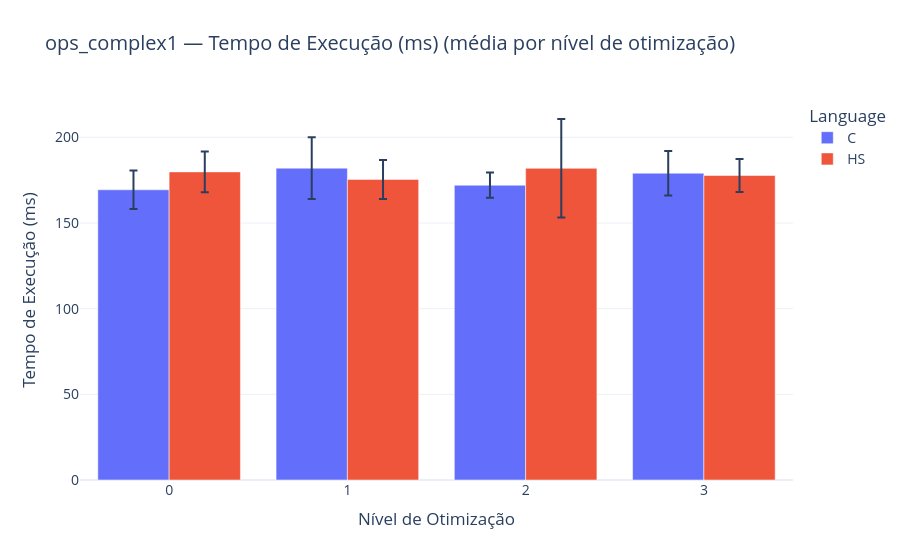
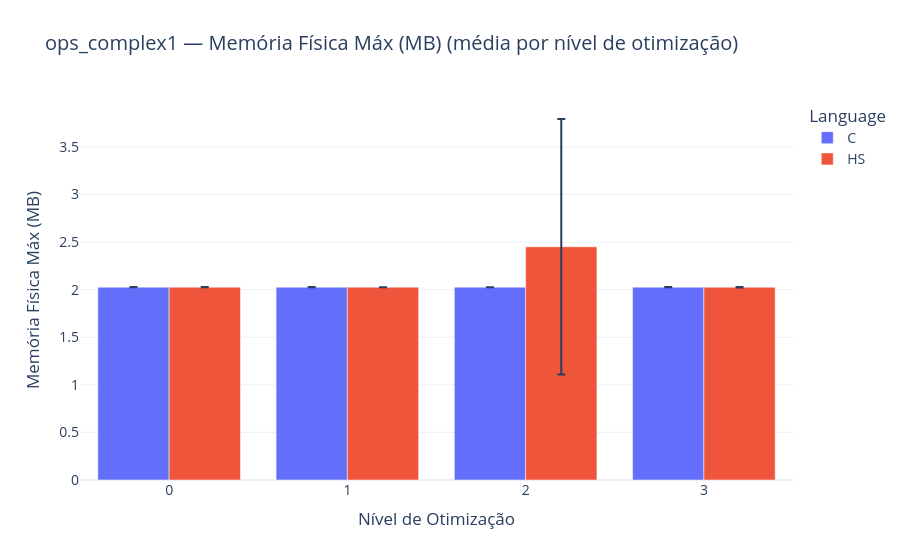
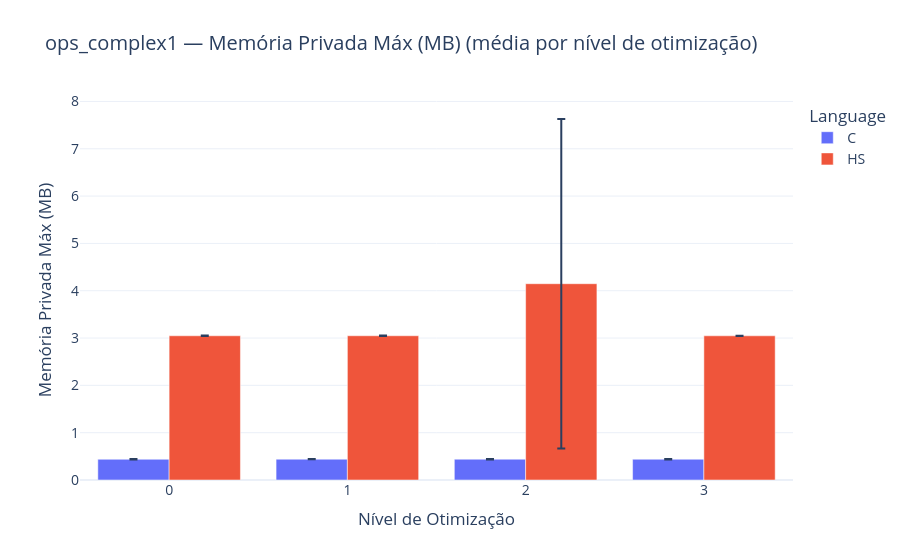
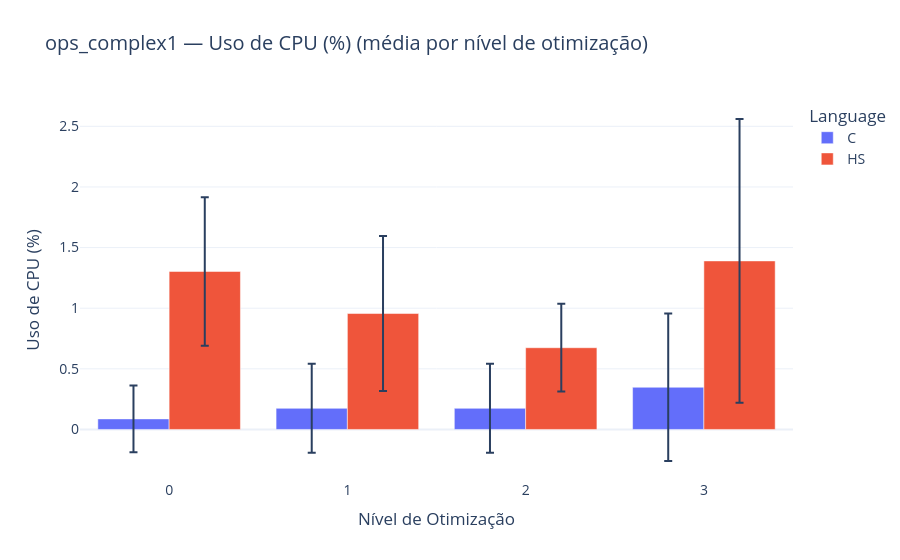

Notebook source saved alongside these figures, in order:
### Code cell
# === FUNÇÃO DE COMPARAÇÃO (corrige eixo Y agregando por nível de otimização) ===
def compare_test2   (test_name):
    """Gera gráficos comparando C e Haskell para um teste específico (usa média por Optimization)."""
    subset = df[df["Test"] == test_name].copy()

    if subset.empty:
        print(f"⚠️ Nenhum dado encontrado para o teste '{test_name}'")
        return

    metrics = ["ExecTime_ms", "MaxWorking_MB", "MaxPrivate_MB", "AvgCPU_pct", "AsmLines"]
    metric_labels = {
        "ExecTime_ms": "Tempo de Execução (ms)",
        "MaxWorking_MB": "Memória Física Máx (MB)",
        "MaxPrivate_MB": "Memória Privada Máx (MB)",
        "AvgCPU_pct": "Uso de CPU (%)",
        "AsmLines": "Linhas Assembly"
    }

    # Garantir que Optimization seja ordenável (int) para um eixo X correto
    subset["OptLevel"] = pd.to_numeric(subset["Optimization"], errors="coerce").fillna(-1).astype(int)
    subset.sort_values("OptLevel", inplace=True)

    # Para cada métrica, plotar a média por (Optimization, Language) com barras (e erro padrão)
    for metric in metrics:
        agg = subset.groupby(["OptLevel", "Language"])[metric].agg(["mean", "std", "count"]).reset_index()
        if agg.empty:
            continue
        # exibir Optimization como string no eixo x na ordem numérica
        agg["Optimization"] = agg["OptLevel"].astype(str)

        fig = px.bar(
            agg,
            x="Optimization",
            y="mean",
            color="Language",
            barmode="group",
            error_y="std",
            labels={"mean": metric_labels[metric]},
            title=f"{test_name} — {metric_labels[metric]} (média por nível de otimização)",
        )
        fig.update_layout(
            template="plotly_white",
            font=dict(size=14),
            yaxis_title=metric_labels[metric],
            xaxis_title="Nível de Otimização"
        )
        fig.show()

    # Comparativo médio por linguagem (usado para resumo, radar e speed ratio)
    mean_data = subset.groupby("Language")[metrics].mean().reset_index()
    print(f"=== MÉDIAS — {test_name} ===")
    print(mean_data)
    print()

    # Radar Chart (perfil de desempenho) - normalização segura (evita divisão por zero)
    normalized = mean_data.copy()
    for col in metrics:
        mn = mean_data[col].min()
        mx = mean_data[col].max()
        if pd.isna(mn) or pd.isna(mx) or mx == mn:
            normalized[col] = 0.5  # valor neutro quando não há variação
        else:
            normalized[col] = (mean_data[col] - mn) / (mx - mn)

    fig_radar = go.Figure()
    for _, row in normalized.iterrows():
        fig_radar.add_trace(go.Scatterpolar(
            r=row[metrics].values,
            theta=[metric_labels[m] for m in metrics],
            fill="toself",
            name=row["Language"]
        ))
    fig_radar.update_layout(
        title=f"Perfil de Desempenho Normalizado — {test_name}",
        polar=dict(radialaxis=dict(visible=True, range=[0, 1])),
        template="plotly_white"
    )
    fig_radar.show()

    # Speed Ratio (quanto Haskell é mais lento/rápido que C) usando médias
    if {"C", "Haskell"}.issubset(set(mean_data["Language"])):
        c_data = mean_data.loc[mean_data["Language"] == "C"].iloc[0]
        hs_data = mean_data.loc[mean_data["Language"] == "Haskell"].iloc[0]

        # proteção contra divisão por zero
        if c_data["ExecTime_ms"] == 0:
            print(f"⚠️ ExecTime_ms média de C é zero para {test_name}, não é possível calcular ratio.")
        else:
            ratio = hs_data["ExecTime_ms"] / c_data["ExecTime_ms"]
            print(f"⚡ Speed Ratio ({test_name}): Haskell é {ratio:.2f}x o tempo de C.\n")


# === GERAR COMPARAÇÕES PARA TODOS OS TESTES ===
tests = df["Test"].unique()

for t in tests:
    compare_test2(t)

### Figure 1 — Plotly figure (JSON) as saved in the notebook; plotly's stock layout.template omitted (floating-point values rounded to 4 significant figures)
{"data": [{"alignmentgroup": "True", "error_y": {"array": [11.21, 17.98, 7.366, 13.02]}, "hovertemplate": "Language=C<br>Optimization=%{x}<br>Tempo de Execução (ms)=%{y}<extra></extra>", "legendgroup": "C", "marker": {"color": "#636efa", "pattern": {"shape": ""}}, "name": "C", "offsetgroup": "C", "orientation": "v", "showlegend": true, "textposition": "auto", "type": "bar", "x": ["0", "1", "2", "3"], "xaxis": "x", "y": [169.4, 182.0, 172.1, 179.1], "yaxis": "y"}, {"alignmentgroup": "True", "error_y": {"array": [11.86, 11.38, 28.78, 9.658]}, "hovertemplate": "Language=HS<br>Optimization=%{x}<br>Tempo de Execução (ms)=%{y}<extra></extra>", "legendgroup": "HS", "marker": {"color": "#EF553B", "pattern": {"shape": ""}}, "name": "HS", "offsetgroup": "HS", "orientation": "v", "showlegend": true, "textposition": "auto", "type": "bar", "x": ["0", "1", "2", "3"], "xaxis": "x", "y": [179.8, 175.5, 181.9, 177.7], "yaxis": "y"}], "layout": {"barmode": "group", "font": {"size": 14}, "legend": {"title": {"text": "Language"}, "tracegroupgap": 0}, "title": {"text": "ops_complex1 — Tempo de Execução (ms) (média por nível de otimização)"}, "xaxis": {"anchor": "y", "domain": [0, 1], "title": {"text": "Nível de Otimização"}}, "yaxis": {"anchor": "x", "domain": [0, 1], "title": {"text": "Tempo de Execução (ms)"}}}}

### Figure 2 — Plotly figure (JSON) as saved in the notebook; plotly's stock layout.template omitted (floating-point values rounded to 4 significant figures)
{"data": [{"alignmentgroup": "True", "error_y": {"array": [0.001265, 0.001265, 0.0, 0.001265]}, "hovertemplate": "Language=C<br>Optimization=%{x}<br>Memória Física Máx (MB)=%{y}<extra></extra>", "legendgroup": "C", "marker": {"color": "#636efa", "pattern": {"shape": ""}}, "name": "C", "offsetgroup": "C", "orientation": "v", "showlegend": true, "textposition": "auto", "type": "bar", "x": ["0", "1", "2", "3"], "xaxis": "x", "y": [2.027, 2.027, 2.027, 2.027], "yaxis": "y"}, {"alignmentgroup": "True", "error_y": {"array": [0.001265, 0.0, 1.343, 0.001932]}, "hovertemplate": "Language=HS<br>Optimization=%{x}<br>Memória Física Máx (MB)=%{y}<extra></extra>", "legendgroup": "HS", "marker": {"color": "#EF553B", "pattern": {"shape": ""}}, "name": "HS", "offsetgroup": "HS", "orientation": "v", "showlegend": true, "textposition": "auto", "type": "bar", "x": ["0", "1", "2", "3"], "xaxis": "x", "y": [2.027, 2.027, 2.451, 2.026], "yaxis": "y"}], "layout": {"barmode": "group", "font": {"size": 14}, "legend": {"title": {"text": "Language"}, "tracegroupgap": 0}, "title": {"text": "ops_complex1 — Memória Física Máx (MB) (média por nível de otimização)"}, "xaxis": {"anchor": "y", "domain": [0, 1], "title": {"text": "Nível de Otimização"}}, "yaxis": {"anchor": "x", "domain": [0, 1], "title": {"text": "Memória Física Máx (MB)"}}}}

### Figure 3 — Plotly figure (JSON) as saved in the notebook; plotly's stock layout.template omitted (floating-point values rounded to 4 significant figures)
{"data": [{"alignmentgroup": "True", "error_y": {"array": [0.00404, 0.003853, 0.004248, 0.003814]}, "hovertemplate": "Language=C<br>Optimization=%{x}<br>Memória Privada Máx (MB)=%{y}<extra></extra>", "legendgroup": "C", "marker": {"color": "#636efa", "pattern": {"shape": ""}}, "name": "C", "offsetgroup": "C", "orientation": "v", "showlegend": true, "textposition": "auto", "type": "bar", "x": ["0", "1", "2", "3"], "xaxis": "x", "y": [0.4381, 0.4398, 0.4396, 0.4389], "yaxis": "y"}, {"alignmentgroup": "True", "error_y": {"array": [0.004541, 0.003293, 3.481, 0.002951]}, "hovertemplate": "Language=HS<br>Optimization=%{x}<br>Memória Privada Máx (MB)=%{y}<extra></extra>", "legendgroup": "HS", "marker": {"color": "#EF553B", "pattern": {"shape": ""}}, "name": "HS", "offsetgroup": "HS", "orientation": "v", "showlegend": true, "textposition": "auto", "type": "bar", "x": ["0", "1", "2", "3"], "xaxis": "x", "y": [3.048, 3.048, 4.148, 3.047], "yaxis": "y"}], "layout": {"barmode": "group", "font": {"size": 14}, "legend": {"title": {"text": "Language"}, "tracegroupgap": 0}, "title": {"text": "ops_complex1 — Memória Privada Máx (MB) (média por nível de otimização)"}, "xaxis": {"anchor": "y", "domain": [0, 1], "title": {"text": "Nível de Otimização"}}, "yaxis": {"anchor": "x", "domain": [0, 1], "title": {"text": "Memória Privada Máx (MB)"}}}}

### Figure 4 — Plotly figure (JSON) as saved in the notebook; plotly's stock layout.template omitted (floating-point values rounded to 4 significant figures)
{"data": [{"alignmentgroup": "True", "error_y": {"array": [0.2751, 0.3668, 0.3668, 0.6083]}, "hovertemplate": "Language=C<br>Optimization=%{x}<br>Uso de CPU (%)=%{y}<extra></extra>", "legendgroup": "C", "marker": {"color": "#636efa", "pattern": {"shape": ""}}, "name": "C", "offsetgroup": "C", "orientation": "v", "showlegend": true, "textposition": "auto", "type": "bar", "x": ["0", "1", "2", "3"], "xaxis": "x", "y": [0.087, 0.174, 0.174, 0.348], "yaxis": "y"}, {"alignmentgroup": "True", "error_y": {"array": [0.612, 0.6391, 0.3618, 1.17]}, "hovertemplate": "Language=HS<br>Optimization=%{x}<br>Uso de CPU (%)=%{y}<extra></extra>", "legendgroup": "HS", "marker": {"color": "#EF553B", "pattern": {"shape": ""}}, "name": "HS", "offsetgroup": "HS", "orientation": "v", "showlegend": true, "textposition": "auto", "type": "bar", "x": ["0", "1", "2", "3"], "xaxis": "x", "y": [1.303, 0.956, 0.674, 1.39], "yaxis": "y"}], "layout": {"barmode": "group", "font": {"size": 14}, "legend": {"title": {"text": "Language"}, "tracegroupgap": 0}, "title": {"text": "ops_complex1 — Uso de CPU (%) (média por nível de otimização)"}, "xaxis": {"anchor": "y", "domain": [0, 1], "title": {"text": "Nível de Otimização"}}, "yaxis": {"anchor": "x", "domain": [0, 1], "title": {"text": "Uso de CPU (%)"}}}}
